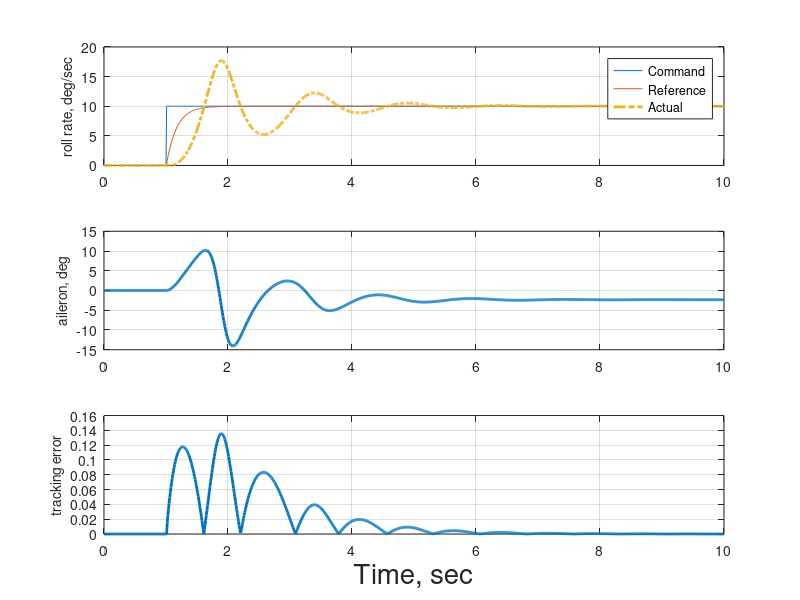
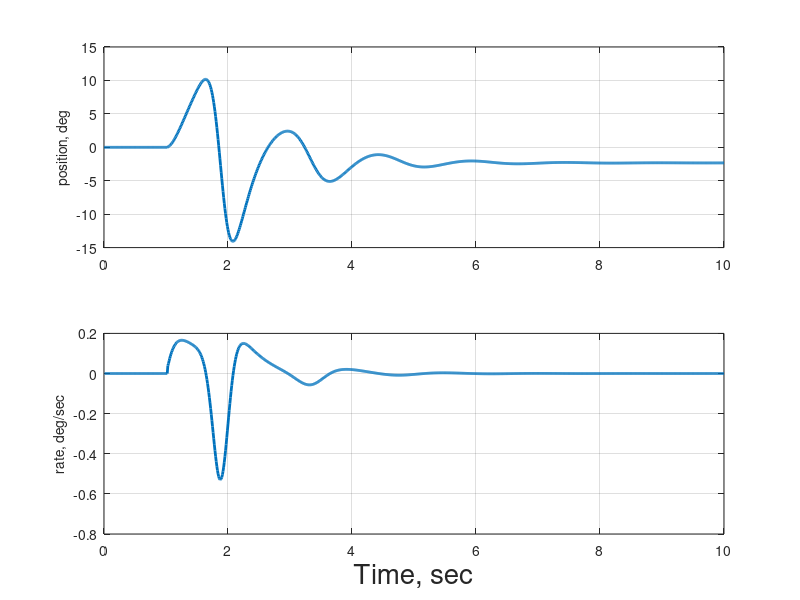
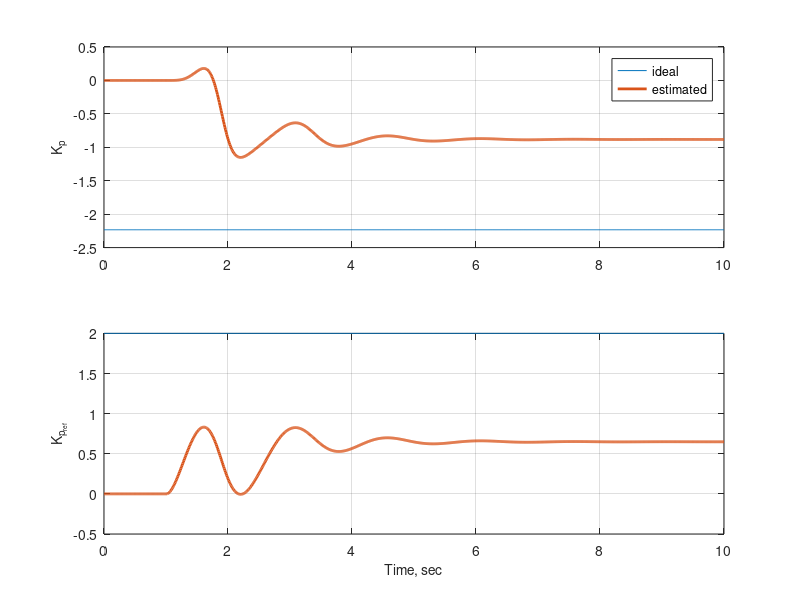

MATLAB code for these plots, in order:
% ~~~~~~~~~~~~~~~~~~~~~~~~~~~~~~~~~~~~~~~~~~~~~~~~~~~~~~~~~~
% Purpose:
%   Examples 11.1, 11.2, 11.3: MRAC design for scalar roll dynamics with robustness
%   modifications: 1) dead-zone, 2) sigma-mod, and 3) e-mod
%
% Created:
%   06-17-11, Eugene Lavretsky
%
% Modified:
%   01-14-12, Eugene Lavretsky
%   1) Changed section #-s
%   2) Converted to Homework 7
% ~~~~~~~~~~~~~~~~~~~~~~~~~~~~~~~~~~~~~~~~~~~~~~~~~~~~~~~~~~

close all, clear all

d2r = pi/180;
r2d = 180/pi;

% ~~~~~~~~~~~~~~~~~~~~~~~~~~~~~~~
% Control on/off selection
% ~~~~~~~~~~~~~~~~~~~~~~~~~~~~~~~
% mrac_mod_selection = menu('MRAC Mod-s Selection', 'None', '11.1: Dead-zone', '11.2: Sigma', '11.3: E') - 1;
mrac_mod_selection = 0.;


input_selection = menu('R-input Selection', 'Step', 'Sine', 'Ramp');

% ~~~~~~~~~~~~~~~~~~~~~~~~~~~~~~~
% simulation time data
% ~~~~~~~~~~~~~~~~~~~~~~~~~~~~~~~
dt     = .01; % integration time step, sec
if input_selection == 1
    Tfinal = 10;  % simulation stop time, sec
else
    Tfinal = 100;  % simulation stop time, sec
end

time   = [0:dt:Tfinal]';
npnts  = length(time);

% ~~~~~~~~~~~~~~~~~~~~~~~~~~~~~~~
% commanded step-input, r(t)
% ~~~~~~~~~~~~~~~~~~~~~~~~~~~~~~~
r_max = 10*d2r;

% ~~~~~~~~~~~~~~~~~~~~~~~~~~~~~~~~
% Case 1: step input
% ~~~~~~~~~~~~~~~~~~~~~~~~~~~~~~~~
if input_selection == 1
    r = r_max + time*0;
    one_sec = [1:(1/dt + 1)];
    r(one_sec) = r(one_sec)*0;
end

% ~~~~~~~~~~~~~~~~~~~~~~~~~~~~~~~~
% Case 2: sinusoidal inputs
% ~~~~~~~~~~~~~~~~~~~~~~~~~~~~~~~~
if input_selection == 2
    r_om = 1;  % base frequency
    % r  = sin(r_om*time) + sin(r_om*time/2) + sin(r_om*time/4) + sin(r_om*time/8);
    r  = sin(r_om*time);
    r  = r/max(abs(r))*r_max*4;
end


% ~~~~~~~~~~~~~~~~~~~~~~~~~~~~~~~~
% Case 3: Series of step-inputs 
% ~~~~~~~~~~~~~~~~~~~~~~~~~~~~~~~~
if input_selection == 3
t_cmd_step1 = [0, 1, 1.1, 10.1, 10.2, 20];
t_cmd_step2 = t_cmd_step1(end) + 2.0 + t_cmd_step1;
t_cmd_step3 = t_cmd_step2(end) + 2.0 + t_cmd_step1;
t_cmd_step4 = t_cmd_step3(end) + 2.0 + t_cmd_step1;
t_cmd_step5 = t_cmd_step4(end) + 2.0 + t_cmd_step1;
t_cmd_step6 = t_cmd_step5(end) + 2.0 + t_cmd_step1;

 r_cmd_step = [0, 0, 1.0, 1.0, 0.0, 0.0];

t_cmd_table = [t_cmd_step1, t_cmd_step2, t_cmd_step3, t_cmd_step4, t_cmd_step5, t_cmd_step6]; 
t_cmd_table(end) = max(t_cmd_table(end), Tfinal);

 r_cmd_table = [0.5*r_cmd_step, -0.5*r_cmd_step, r_cmd_step, -r_cmd_step, 0.5*r_cmd_step, -0.5*r_cmd_step]; 

 r_step = interp1(t_cmd_table,r_cmd_table,time)*r_max;

  sys_int = tf(1,[1 0]);
  r = lsim(sys_int,r_step,time);
end
%  
%  figure, plot(time,y_int)
 
% ~~~~~~~~~~~~~~~~~~~~~~~~~~~~~~~
% Nominal system data
% ~~~~~~~~~~~~~~~~~~~~~~~~~~~~~~~
Lp    = 0.7;
Ldela =  3.;  % (dela is in rad)

A = Lp;
B = Ldela;

% ~~~~~~~~~~~~~~~~~~~~~~~~~~~~~~~~~~~~~~~~~~~~~~~
% Reference model data
% ~~~~~~~~~~~~~~~~~~~~~~~~~~~~~~~~~~~~~~~~~~~~~~~
 Aref = -6;
 Bref =  6;
% Aref =  6;
% Bref =  -6;

% ~~~~~~~~~~~~~~~~~~~~~~~~~~~~~~~~~~~~~~~~~~~~~~~
% Ideal / True gains
% ~~~~~~~~~~~~~~~~~~~~~~~~~~~~~~~~~~~~~~~~~~~~~~~
Kx_ideal = (Aref - A)/B;
Kr_ideal = Bref/B;

% ~~~~~~~~~~~~~~~~~~~~~~~~~~~~~~~~~~~~~~~~~~~~~~~
% Adaptive control learning rate
% ~~~~~~~~~~~~~~~~~~~~~~~~~~~~~~~~~~~~~~~~~~~~~~~
 Gamma_x = 100;  % Kx learning rates
 Gamma_r = 100;  % Kr learning rate
% Gamma_x = 0;  % Kx learning rates
% Gamma_r = 0;  % Kr learning rate

% MRAC mod parameters
if mrac_mod_selection == 0,     % all mods are Off
    sigma_mod_gain = 0.0;
    e_mod_gain     = 0.0;
    dead_zone_tol  = 0.0;
    
    % elseif mrac_mod_selection == 1, % dead-zone is On
    %   sigma_mod_gain = 0.0;
    %   e_mod_gain     = 0.0;
    %   dead_zone_tol  = 3*d2r;
    %
    % elseif mrac_mod_selection == 2, % sigma-mod is On
    %   sigma_mod_gain = 0.1;
    %   e_mod_gain     = 0.0;
    %   dead_zone_tol  = 0.0;
    %
    % elseif mrac_mod_selection == 3, % e-mod is On
    %   sigma_mod_gain = 0.0;
    %   e_mod_gain     = 1;
    %   dead_zone_tol  = 0.0;
end;

% ~~~~~~~~~~~~~~~~~~~~~~~~~~~~~~~~~~~~~~~~~~~~~~~
% Noise data
% ~~~~~~~~~~~~~~~~~~~~~~~~~~~~~~~~~~~~~~~~~~~~~~~
 f_min = -10*d2r;
 f_max =  10*d2r;
% f_min = 0.;
% f_max = 0.;

% % save random number generator state to be repeatable
% if ~exist('savedState', 'var')
%   defaultStream = RandStream.getDefaultStream;
%   savedState    = defaultStream.State;
% end;
% 
% defaultStream.State = savedState;
% 
% Generate repeatable values from the uniform distribution on the interval [f_min, f_max].
f_data = f_min + (f_max - f_min).*rand(npnts,1);

% gust filter
s = tf('s');
sys_f = ss(10/(s+10));

f = lsim(sys_f,f_data,time);
f = f/max(f)*f_max;

% ~~~~~~~~~~~~~~~~~~~~~~~~~~~~~~~
% data pre-allocation for speed
% ~~~~~~~~~~~~~~~~~~~~~~~~~~~~~~~
x        = zeros(1,npnts);
xref     = zeros(1,npnts);
x_dot    = zeros(1,npnts);
xref_dot = zeros(1,npnts);

u = zeros(1,npnts);

e      = zeros(1,npnts);
norm_e = zeros(npnts,1);

Kx_hat     = zeros(1,npnts);
Kr_hat     = zeros(1,npnts);
Kx_hat_dot = zeros(1,npnts);
Kr_hat_dot = zeros(1,npnts);

% ~~~~~~~~~~~~~~~~~~~~~~~~~~~~~~~~~~~~~~~~~~~~~~~~~~~
% Main simulation loop starts here
% ~~~~~~~~~~~~~~~~~~~~~~~~~~~~~~~~~~~~~~~~~~~~~~~~~~~
for k = 1:npnts-1,
  % tracking error vector
  e(:,k)  = x(:,k) - xref(:,k);
  e_k     = e(:,k);
  
  norm_e(k) = norm(e_k);
  
  % ~~~~~~~~~~~~~~~~~~~~~~~~
  % adaptive laws with mod-s
  % ~~~~~~~~~~~~~~~~~~~~~~~~
  if mrac_mod_selection == 0,     % all mods are Off
      Kx_hat_dot(:,k) = -Gamma_x*x(:,k)*e_k;
      Kr_hat_dot(:,k) = -Gamma_r*r(k)*e_k;
      
  elseif mrac_mod_selection == 1, % dead-zone is On
      if abs(e_k) > dead_zone_tol
          e_dead_zone_k = e_k;
      else
          e_dead_zone_k = 0;
      end;
      Kx_hat_dot(:,k) = -Gamma_x*x(:,k)*e_dead_zone_k;
      Kr_hat_dot(:,k) = -Gamma_r*r(k)  *e_dead_zone_k;
      
  elseif mrac_mod_selection == 2, % sigma-mod is On
      Kx_hat_dot(:,k) = -Gamma_x*x(:,k)*e_k - sigma_mod_gain*Kx_hat(:,k);
      Kr_hat_dot(:,k) = -Gamma_r*r(k)*e_k   - sigma_mod_gain*Kr_hat(:,k);
      
  elseif mrac_mod_selection == 3, % e-mod is On
      Kx_hat_dot(:,k) = -Gamma_x*x(:,k)*e_k - e_mod_gain*norm_e(k)*Kx_hat(:,k);
      Kr_hat_dot(:,k) = -Gamma_r*r(k)*e_k   - e_mod_gain*norm_e(k)*Kr_hat(:,k);
      
  end;
  
  % ~~~~~~~~~~~~~~~~~~~~~~~~
  % adaptive control
  % ~~~~~~~~~~~~~~~~~~~~~~~~
  u(k) = Kx_hat(:,k)'*x(:,k) + Kr_hat(k)*r(k);
  
  % ~~~~~~~~~~~~~~~~~~~~~~~~
  % true plant dynamics
  % ~~~~~~~~~~~~~~~~~~~~~~~~
  %x_dot(:,k) = A*x(:,k) + B*(u(k) + f(k));
  x_dot(:,k) = A*x(:,k) + B*u(k);

  % ~~~~~~~~~~~~~~~~~~~~~~~~
  % reference model dynamics
  % ~~~~~~~~~~~~~~~~~~~~~~~~
  xref_dot(:,k) = Aref*xref(:,k) + Bref*r(k);

  % ~~~~~~~~~~~~~~~~~~~~~~~~~~~~~~~~~~~~~~~~~~~~~~~~~~~
  % one-step-ahead integration using AB-2 method
  % ~~~~~~~~~~~~~~~~~~~~~~~~~~~~~~~~~~~~~~~~~~~~~~~~~~~
  if k == 1,
      % true plant dynamics integration
      x(:,k+1) = x(:,k) + dt*x_dot(:,k);
      
      % reference model dynamics integration
      xref(:,k+1) = xref(:,k) + dt*xref_dot(:,k);
      
      % adaptive law dynamics
      Kx_hat(:,k+1) = Kx_hat(:,k) + dt*Kx_hat_dot(:,k);
      Kr_hat(k+1)   = Kr_hat(k)   + dt*Kr_hat_dot(k);
      
  else
      % true plant dynamics integration
      x(:,k+1) = x(:,k) + dt*(1.5*x_dot(:,k) - 0.5*x_dot(:,k-1));
      
      % reference model dynamics integration
      xref(:,k+1) = xref(:,k) + dt*(1.5*xref_dot(:,k) - 0.5*xref_dot(:,k-1));
      
      % adaptive laws
      Kx_hat(:,k+1) = Kx_hat(:,k) + dt*(1.5*Kx_hat_dot(:,k) - 0.5*Kx_hat_dot(:,k-1));
      Kr_hat(k+1)   = Kr_hat(k)   + dt*(1.5*Kr_hat_dot(k)   - 0.5*Kr_hat_dot(k-1));
  end;
  
end;
% ~~~~~~~~~~~~~~~~~~~~~~~~~~~~~~~~~~~~~~~~~~~~~~~~~~~
% Main simulation loop ends here
% ~~~~~~~~~~~~~~~~~~~~~~~~~~~~~~~~~~~~~~~~~~~~~~~~~~~

% end points
u(end)    = u(end-1);
e(:,end)  = e(:,end-1);

x_dot(:,end)    = x_dot(:,end-1);
xref_dot(:,end) = xref_dot(:,end-1);

Kx_hat_dot(:,end) = Kx_hat_dot(:,end-1);
Kr_hat_dot(:,end) = Kr_hat_dot(end-1);

% sim outputs
p_cmd_dps = r   *r2d;
p_dps     = x   *r2d;
p_ref_dps = xref*r2d;

dela_deg     = u*r2d;
dela_dot_dps = [0, diff(dela_deg)]'./time;

% ~~~~~~~~~~~~~~~~~~~~~~~~~~~~~~~~~~~~~~~~~~~~~~~~~~~
% Plots
% ~~~~~~~~~~~~~~~~~~~~~~~~~~~~~~~~~~~~~~~~~~~~~~~~~~~

% ~~~~~~~~~~~~~~~~~~~~~~~~~~~~~~~~~~~~~~~~~~~~~~~~~~~
% Regulated output and control
% ~~~~~~~~~~~~~~~~~~~~~~~~~~~~~~~~~~~~~~~~~~~~~~~~~~~
figure,
subplot(311);
plot(time,p_cmd_dps, time,p_ref_dps, time,p_dps,'-.','Linewidth',2), grid;
ylabel('roll rate, deg/sec','fontsize',10);
% title('Tracking Performance');
legend('Command', 'Reference','Actual');

subplot(312);
plot(time, dela_deg,'Linewidth',2), grid;
ylabel('aileron, deg','fontsize',10);

subplot(313);
plot(time, norm_e,'Linewidth',2), grid;
ylabel('tracking error','fontsize',10);
xlabel('Time, sec','fontsize',20);

% ~~~~~~~~~~~~~~~~~~~~~~~~~~~~~~~~~~~~~~~~~~~~~~~~~~~
% Control position and rate
% ~~~~~~~~~~~~~~~~~~~~~~~~~~~~~~~~~~~~~~~~~~~~~~~~~~~
figure,
subplot(211);
plot(time, dela_deg,'Linewidth',2), grid;
ylabel('position, deg','fontsize',10);
% title('Differential Aileron');

subplot(212);
plot(time, dela_dot_dps,'Linewidth',2), grid;
ylabel('rate, deg/sec','fontsize',10);
xlabel('Time, sec','fontsize',20);

% ~~~~~~~~~~~~~~~~~~~~~~~~~~~~~~~~~~~~~~~~~~~~~~~~~~~
% Adaptive gains
% ~~~~~~~~~~~~~~~~~~~~~~~~~~~~~~~~~~~~~~~~~~~~~~~~~~~
figure,
subplot(211);
plot(time, Kx_ideal + time*0, time, Kx_hat,'Linewidth',2), grid;
ylabel('K_p','fontsize',10);
% ylabel('K_x','fontsize',20);
% title('Adaptive Gains');
legend('ideal', 'estimated');

subplot(212);
plot(time, Kr_ideal + time*0, time, Kr_hat,'Linewidth',2), grid;
ylabel('K_{p_{ref}}','fontsize',10);
% ylabel('K_r','fontsize',20);
xlabel('Time, sec','fontsize',10);

return;
